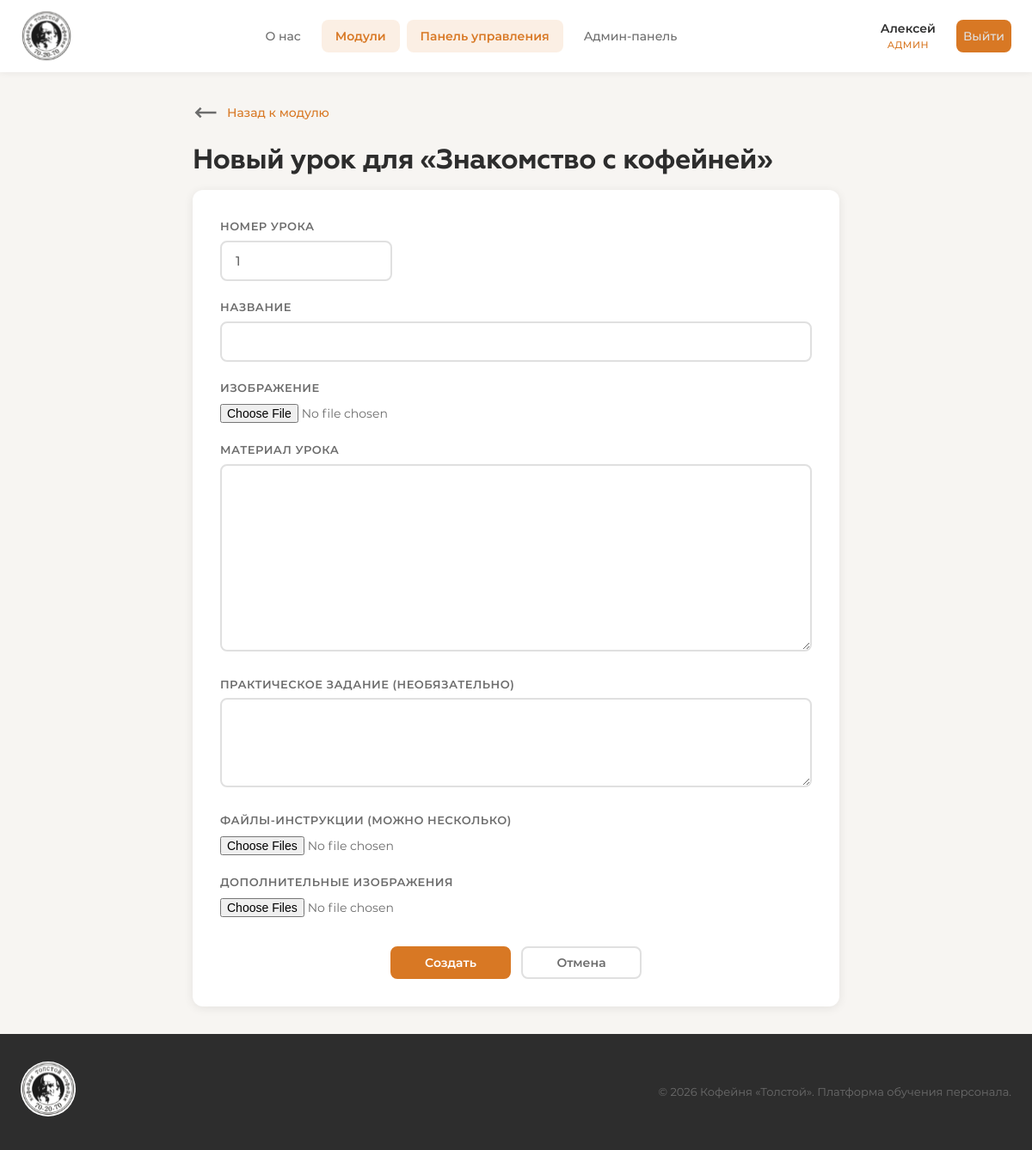
Screenshot of /dashboard/modules/1/lessons/create/ (signed in) with the database file from the repository.
### accounts/models.py (models this page shows, shortened)
class User(AbstractUser):
    ROLE_CHOICES = [
        ('trainee_barista', 'Стажёр-бариста'),
        ('barista', 'Бариста'),
        ('senior_barista', 'Старший бариста'),
        ('cook', 'Повар'),
        ('manager', 'Менеджер'),
        ('admin', 'Администратор'),
    ]
    role = models.CharField(
        max_length=20,
        choices=ROLE_CHOICES,
        default='trainee_barista',
        verbose_name='Роль'
    )
    must_change_password = models.BooleanField(
        default=True,
        verbose_name='Требуется смена пароля'
    )
    avatar = models.ImageField(
        upload_to='avatars/',
        blank=True,
        null=True,
        verbose_name='Аватар'
    )
    phone = models.CharField(
        max_length=20,
        blank=True,
        verbose_name='Телефон'
    )
    bio = models.TextField(
        blank=True,
        verbose_name='О себе'
    )
    date_hired = models.DateField(
        blank=True,
        null=True,
        verbose_name='Дата приёма на работу'
    )
    class Meta:
        verbose_name = 'Пользователь'
        verbose_name_plural = 'Пользователи'
    @property
    def is_admin(self):
        return self.role == 'admin' or self.is_superuser
    def get_role_display_short(self):
        role_map = {
            'trainee_barista': 'Стажёр',
            'barista': 'Бариста',
            'senior_barista': 'Ст. бариста',
            'cook': 'Повар',
            'manager': 'Менеджер',
            'admin': 'Админ',
        }
        return role_map.get(self.role, self.role)

### training/models.py (models this page shows, shortened)
class Module(models.Model):
    program = models.ForeignKey(
        Program,
        on_delete=models.CASCADE,
        related_name='modules',
        verbose_name='Программа'
    )
    name = models.CharField(max_length=200, verbose_name='Название модуля')
    description = models.TextField(blank=True, verbose_name='Краткое описание')
    goal = models.TextField(blank=True, verbose_name='Цель модуля')
    image = models.ImageField(
        upload_to='modules/',
        blank=True,
        null=True,
        verbose_name='Изображение'
    )
    order = models.PositiveIntegerField(default=0, verbose_name='Порядок')
    created_at = models.DateTimeField(auto_now_add=True, verbose_name='Дата создания')
    class Meta:
        verbose_name = 'Модуль'
        verbose_name_plural = 'Модули'
        ordering = ['order', '-created_at']

### dashboard/views.py (the view)
    @login_required
    def wrapper(request, *args, **kwargs):
        if not request.user.is_admin:
            messages.error(request, 'Доступ запрещён.')
            return redirect('training:about')
        return view_func(request, *args, **kwargs)

### dashboard/views.py (called while the page is built, shortened)
def admin_required(view_func):
    @login_required
    def wrapper(request, *args, **kwargs):
        if not request.user.is_admin:
            messages.error(request, 'Доступ запрещён.')
            return redirect('training:about')
        return view_func(request, *args, **kwargs)
    wrapper.__name__ = view_func.__name__
    return wrapper

@admin_required
def lesson_create(request, module_id):
    module = get_object_or_404(Module, id=module_id)
    return render(request, 'dashboard/lesson_create.html', {'module': module})

### dashboard/templates/dashboard/lesson_create.html (shortened to what this page needs)
{% extends "base.html" %}
{% load static %}
{% block content %}
<div class="container container-narrow">
    <div class="arrow-block">
        <a href="{% url 'dashboard:module_edit' module.id %}" class="back-link"><img src="{% static "images/arrow-left.svg" %}" class="icon-img"> Назад к модулю</a>
    </div>
    <h1 class="page-title">Новый урок для «{{ module.name }}»</h1>
    <form method="post" enctype="multipart/form-data" class="edit-form">
        <div class="form-group form-group-sm">
            <label class="form-label">Номер урока</label>
            <input type="number" name="number" class="form-input" value="1" required>
        </div>
        <div class="form-group">
            <label class="form-label">Название</label>
            <input type="text" name="title" class="form-input" required>
        </div>
        <div class="form-group">
            <label class="form-label">Изображение</label>
            <input type="file" name="image" class="form-file" accept="image/*">
        </div>
        <div class="form-group">
            <label class="form-label">Материал урока</label>
            <textarea name="content" class="form-textarea" rows="10" required></textarea>
        </div>
        <div class="form-group">
            <label class="form-label">Практическое задание (необязательно)</label>
            <textarea name="practice_task" class="form-textarea" rows="4"></textarea>
        </div>
        <div class="form-group">
            <label class="form-label">Файлы-инструкции (можно несколько)</label>
            <input type="file" name="files" class="form-file" multiple>
        </div>
        <div class="form-group">
            <label class="form-label">Дополнительные изображения</label>
            <input type="file" name="extra_images" class="form-file" multiple accept="image/*">
        </div>
        <div class="form-actions">
            <button type="submit" class="btn btn-primary">Создать</button>
            <a href="{% url 'dashboard:module_edit' module.id %}" class="btn btn-outline">Отмена</a>
        </div>
    </form>
</div>
{% endblock %}

### templates/base.html (shortened to what this page needs)
{% load static %}
<!DOCTYPE html>
<html lang="ru">
<head>
    <link rel="stylesheet" href="{% static 'css/style.css' %}">
</head>
<body>
    {% if user.is_authenticated and not user.must_change_password or user.is_admin %}
    <nav class="navbar">
        <div class="nav-container">
            <a href="{% url 'training:about' %}" class="nav-logo">
                <img src="{% static "images/logo.svg" %}" class="logo-img">
            </a>
            <div class="nav-links" id="nav-links">
                <a href="{% url 'training:about' %}" class="nav-link {% if request.resolver_match.url_name == 'about' %}active{% endif %}">
                    О нас
                </a>
                <a href="{% url 'training:modules' %}" class="nav-link {% if 'modules' in request.path or 'lessons' in request.path %}active{% endif %}">
                    Модули
                </a>
                {% if user.is_admin %}
                <a href="{% url 'dashboard:index' %}" class="nav-link {% if 'dashboard' in request.path %}active{% endif %}">
                    Панель управления
                </a>
                <a href="{% url 'admin:index' %}" class="nav-link {% if 'django-admin' in request.path %}active{% endif %}">
                    Админ-панель
                </a>
                {% endif %}
            </div>
            <div class="nav-user" id="nav-user">
                <a href="{% url 'accounts:profile' %}" class="user-btn">
                    <span class="user-name">{{ user.first_name|default:user.username }}</span>
                    <span class="user-role">{{ user.get_role_display_short }}</span>
                </a>
                <a href="{% url 'accounts:logout' %}" class="logout-btn" title="Выйти">
                    Выйти
                </a>
            </div>
        </div>
    </nav>
    {% endif %}
    <main class="main-content">
        {% block content %}{% endblock %}
    </main>
    {% if user.is_authenticated and not user.must_change_password or user.is_admin %}
    <footer class="footer">
        <div class="footer-container">
            <div class="footer-brand">
                <img src="{% static "images/logo.svg" %}" class="logo-img-footer">
            </div>
            <p class="footer-text">© 2026 Кофейня «Толстой». Платформа обучения персонала.</p>
        </div>
    </footer>
    {% endif %}
</body>
</html>

### static/css/style.css (style rules this page uses)
:root { --gray: #6C6C6C; --orange: #D87824; --green: #247E56; --light: #E0E0E0; --white: #FFFFFF; --dark: #2D2D2D; --bg: #F7F5F2; --card-bg: #FFFFFF; --shadow: 0 2px 12px rgba(0, 0, 0, 0.08); --shadow-hover: 0 6px 24px rgba(0, 0, 0, 0.12); --radius: 12px; --radius-sm: 8px; --transition: all 0.3s ease; --font-main: 'Montserrat', sans-serif; --font-accent: 'Geometria', 'Montserrat', sans-serif; }
*, *::before, *::after { margin: 0; padding: 0; box-sizing: border-box; }
html { scroll-behavior: smooth; }
body { font-family: var(--font-main); font-size: 16px; line-height: 1.6; color: var(--dark); background-color: var(--bg); min-height: 100vh; display: flex; flex-direction: column; }
a { text-decoration: none; color: inherit; transition: var(--transition); }
.navbar { background: var(--white); box-shadow: 0 1px 8px rgba(0, 0, 0, 0.06); position: sticky; top: 0; z-index: 1000; padding: 10px 0; }
.nav-container { max-width: 1200px; margin: 0 auto; padding: 0 24px; display: flex; align-items: center; justify-content: space-between; height: 64px; }
.nav-logo { display: flex; align-items: baseline; gap: 6px; }
.nav-links { display: flex; gap: 8px; }
.nav-link { font-family: var(--font-main); font-size: 14px; font-weight: 500; color: var(--gray); padding: 8px 16px; border-radius: var(--radius-sm); transition: var(--transition); }
.nav-link.active { color: var(--orange); background: rgba(216, 120, 36, 0.12); font-weight: 600; }
.nav-user { display: flex; align-items: center; gap: 12px; }
.user-btn { display: flex; flex-direction: column; align-items: center; padding: 6px 12px; border-radius: var(--radius-sm); transition: var(--transition); }
.user-name { font-size: 14px; font-weight: 600; color: var(--dark); }
.user-role { font-size: 11px; font-weight: 500; color: var(--orange); text-transform: uppercase; letter-spacing: 0.5px; }
.logout-btn { font-size: 14px; color: var(--light); padding: 8px; background-color: var(--orange); border-radius: var(--radius-sm); transition: var(--transition); display: flex; align-items: center; justify-content: center; font-weight: 500; }
.container { max-width: 1200px; margin: 0 auto; padding: 32px 24px; }
.container-narrow { max-width: 800px; }
.main-content { flex: 1; }
.page-title { font-family: var(--font-accent); font-size: 32px; font-weight: 700; color: var(--dark); margin-bottom: 8px; letter-spacing: -0.5px; }
.back-link { display: flex; align-items: center; font-size: 14px; font-weight: 500; color: var(--orange); margin-bottom: 16px; transition: var(--transition); }
.btn { display: inline-flex; align-items: center; justify-content: center; font-family: var(--font-main); font-size: 14px; font-weight: 600; padding: 10px 24px; border-radius: var(--radius-sm); border: 2px solid transparent; cursor: pointer; transition: var(--transition); text-align: center; gap: 8px; margin-top: 8px; line-height: 1; }
.btn-primary { background: var(--orange); color: var(--white); border-color: var(--orange); }
.btn-outline { background: transparent; color: var(--gray); border-color: var(--light); text-decoration: none; }
.form-group { margin-bottom: 20px; }
.form-group-sm { max-width: 200px; }
.form-label { display: block; font-size: 13px; font-weight: 600; color: var(--gray); margin-bottom: 6px; text-transform: uppercase; letter-spacing: 0.5px; }
.form-input, .form-select, .form-textarea { width: 100%; font-family: var(--font-main); font-size: 15px; padding: 12px 16px; border: 2px solid var(--light); border-radius: var(--radius-sm); background: var(--white); color: var(--dark); transition: var(--transition); outline: none; }
.form-textarea { resize: vertical; min-height: 100px; }
.form-file { font-family: var(--font-main); font-size: 14px; color: var(--gray); }
.form-actions { display: flex; align-items: center; justify-content: center; gap: 12px; margin-top: 24px; }
.form-actions .btn { min-width: 140px; }
.edit-form { background: var(--card-bg); padding: 32px; border-radius: var(--radius); box-shadow: var(--shadow); }
.footer { background: var(--dark); padding: 32px 24px; margin-top: auto; }
.footer-container { max-width: 1200px; margin: 0 auto; display: flex; align-items: center; justify-content: space-between; }
.footer-text { font-size: 13px; color: var(--gray); }
.logo-img { width: 60px; }
.logo-img-footer { width: 64px; }
.icon-img { width: 30px; margin-right: 10px; }
.arrow-block { display: flex; align-items: center; }

### rows the page displays
User: first_name "Алексей", get_role_display_short "АДМИН"
Module: name "Знакомство с кофейней"
